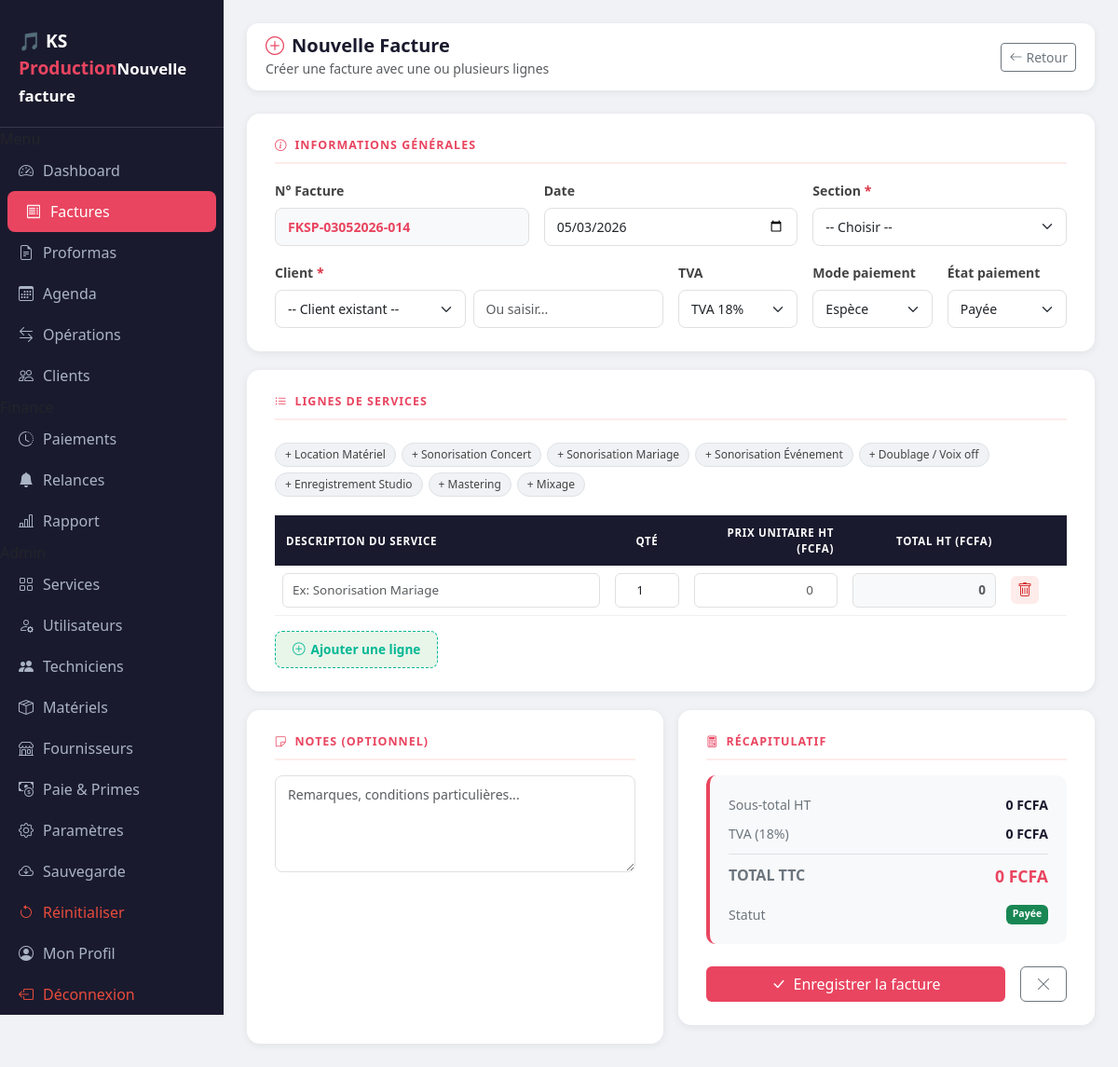
/factures/nouvelle (signed in), run on an earlier commit of the app's database.
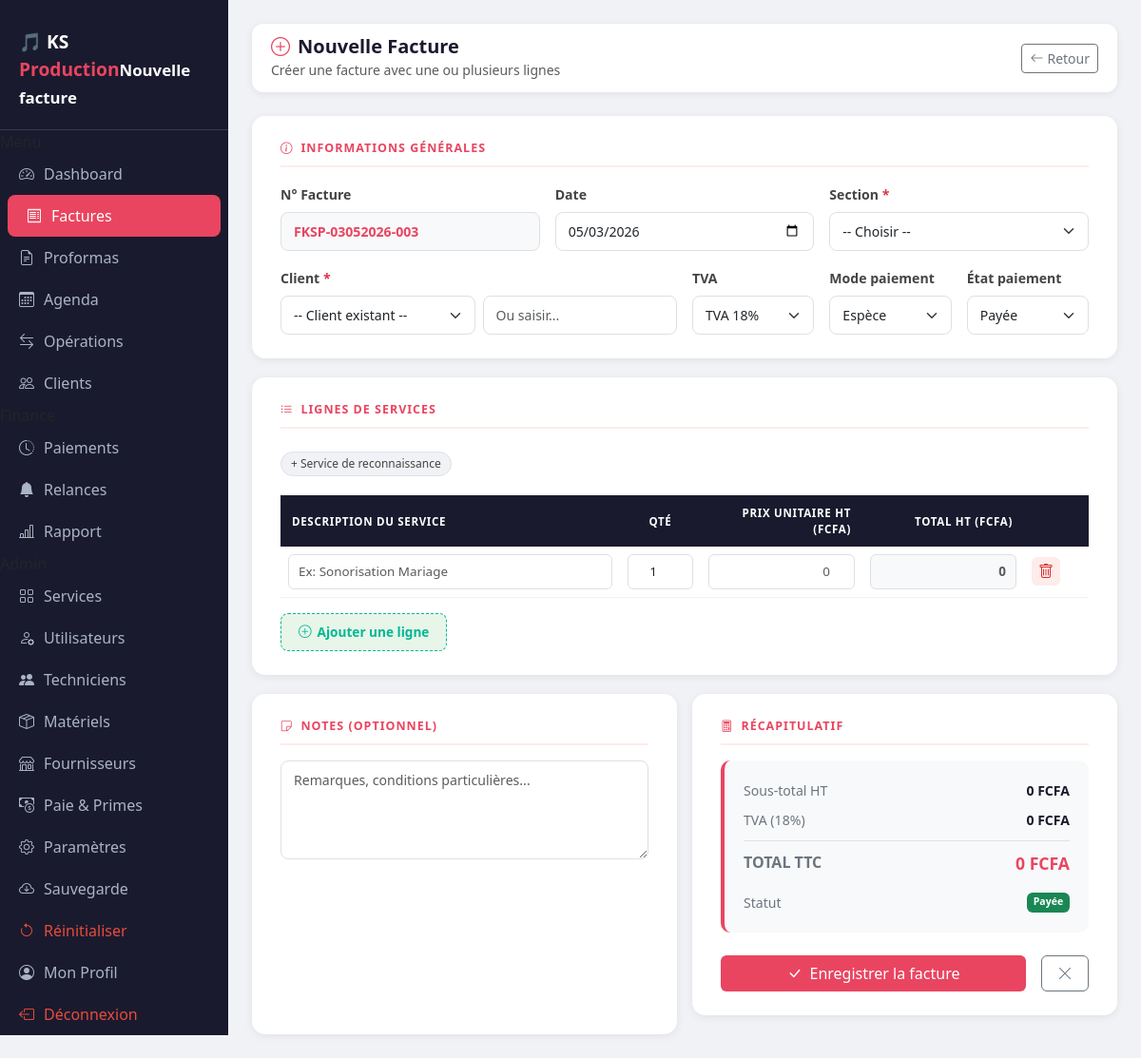
And on a later commit of the database.
### database.py (models this page shows)
class Service(db.Model):
    __tablename__ = 'services'
    id      = db.Column(db.Integer, primary_key=True)
    section = db.Column(db.String(50), nullable=False)
    libelle = db.Column(db.String(200), nullable=False)
    prix    = db.Column(db.Float, default=0)
    actif   = db.Column(db.Boolean, default=True)

### app.py (the view, shortened to what this page needs)
@app.route('/factures/nouvelle', methods=['GET', 'POST'])
def nouvelle_facture():
    if 'username' not in session:
        return redirect(url_for('login'))
    numero_auto = generer_numero_facture('FKSP')
    services_list = Service.query.filter_by(actif=True).order_by(Service.section, Service.libelle).all()
    return render_template('nouvelle_facture.html',
        username=session['username'], role=session['role'],
        numero_auto=numero_auto, clients=Client.query.all(),
        today=datetime.now().strftime('%Y-%m-%d'),
        tva_defaut=18, services_list=services_list,
    )

### app.py (called while the page is built)
def generer_numero_facture(prefix='FKSP'):
    now      = datetime.now()
    date_str = now.strftime('%d%m%Y')
    annee    = now.strftime('%Y')
    nb = Facture.query.filter(
        Facture.numero.like(f'{prefix}-____{annee}-%')
    ).count() + 1
    numero = f"{prefix}-{date_str}-{nb:03d}"
    while Facture.query.filter_by(numero=numero).first():
        nb += 1
        numero = f"{prefix}-{date_str}-{nb:03d}"
    return numero

### templates/nouvelle_facture.html (shortened to what the changed rows need)
<!DOCTYPE html>
<html lang="fr">
<head>
    <link href="https://cdn.jsdelivr.net/npm/bootstrap@5.3.0/dist/css/bootstrap.min.css" rel="stylesheet">
    <link href="https://cdn.jsdelivr.net/npm/bootstrap-icons@1.10.5/font/bootstrap-icons.css" rel="stylesheet">
</head>
<body>
<div class="main-content">
    <form method="POST" action="/factures/nouvelle?popup=1" id="formFacture">
        <div class="form-card">
            <div class="row g-3">
                <div class="col-md-4">
                    <label class="form-label">N° Facture</label>
                    <input type="text" class="form-control" name="numero"
                           value="{{ numero_auto }}" readonly
                           style="background:#f8f9fa; font-weight:600; color:var(--ks-accent);">
                </div>
            </div>
        </div>
        <div class="form-card">
            <div class="svc-suggestions mb-3">
                {% for svc in services_list %}
                <span class="svc-chip" onclick="ajouterLigneRapide('{{ svc.libelle }}', {{ svc.prix }})">
                    + {{ svc.libelle }}
                </span>
                {% endfor %}
            </div>
            <div class="table-responsive">
                <table class="lignes-table" id="lignesTable">
                    <thead>
                        <tr>
                            <th style="width:42%;">Description du service</th>
                            <th style="width:10%; text-align:center;">Qté</th>
                            <th style="width:20%; text-align:right;">Prix unitaire HT (FCFA)</th>
                            <th style="width:20%; text-align:right;">Total HT (FCFA)</th>
                            <th style="width:8%; text-align:center;"></th>
                        </tr>
                    </thead>
                </table>
            </div>
        </div>
    </form>
</div>
</body>
</html>

What changed in the data, as far as the page shows it:
removed Service: libelle "Location Matériel"
removed Service: libelle "Sonorisation Concert"
removed Service: libelle "Sonorisation Mariage"
removed Service: libelle "Sonorisation Événement"
removed Service: libelle "Doublage / Voix off"
removed Service: libelle "Enregistrement Studio"
removed Service: libelle "Mastering"
removed Service: libelle "Mixage"
added Service: libelle "Service de reconnaissance"
Also different on the page:
form field numero: "FKSP-03052026-014" → "FKSP-03052026-003"
